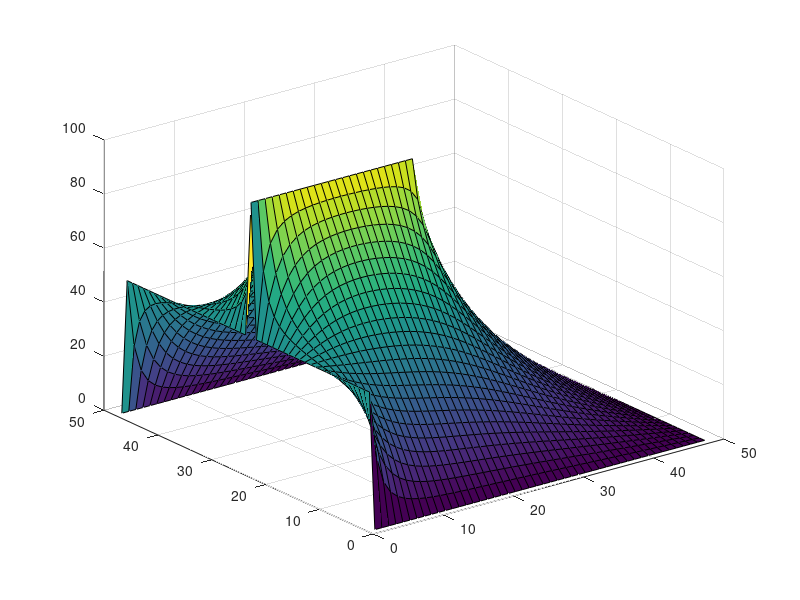
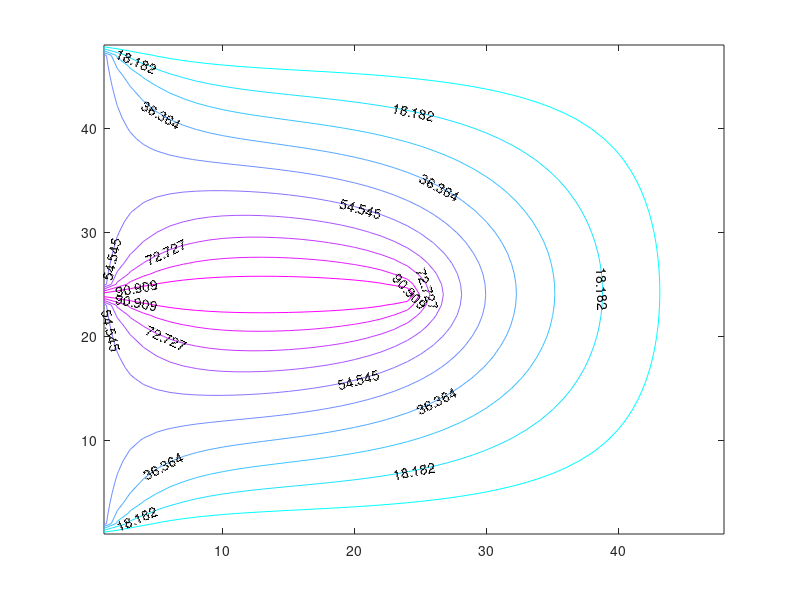
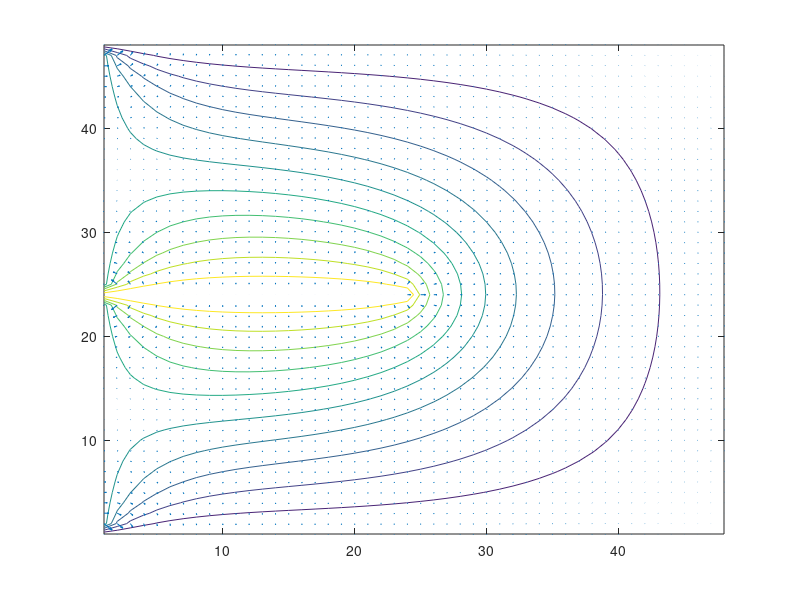

Write MATLAB code to recreate these figures, in order.
clear
clc
VOut=0;%voltage on outer conductor
V=100.0;%voltage on inner conductor
NumberOfXPoints=48; %number of points in the x direction
NumberOfYPoints=NumberOfXPoints; %number of points in the y direction
NumberOfUnKnowns=NumberOfXPoints*NumberOfYPoints; %this is the total number of unknowns
A=zeros(NumberOfUnKnowns, NumberOfUnKnowns); %this is the matrix of coefficients
b=zeros(NumberOfUnKnowns,1);%this is the right hand side vector

jleft=(NumberOfXPoints)/2;%index of inner conductor left side
ibottom=(NumberOfYPoints)/2;%index of inner conductor Bottom side

EquationCounter=1; %this is the counter of the equations
for i=1:NumberOfXPoints %repeat for all rows
    for j=1:NumberOfYPoints %repeat for all columns
        if(j==jleft && i<=ibottom)%V=100 for j/2
            A(EquationCounter, EquationCounter)=1;
            b(EquationCounter,1)=V;
            
        elseif ((j==1) && (i<NumberOfXPoints))
            A(EquationCounter, EquationCounter)=1;
            b(EquationCounter,1)=0;
            
            elseif ((j==NumberOfYPoints) && (i<NumberOfXPoints))
            A(EquationCounter, EquationCounter)=1;
            b(EquationCounter,1)=0;
            
            elseif (i==NumberOfXPoints)
            A(EquationCounter, EquationCounter)=1;
            b(EquationCounter,1)=0;
            
            elseif (i==1) && (j<jleft)
            A(EquationCounter, EquationCounter)=1;
            b(EquationCounter,1)=50;
            
            elseif (i==1) && (j>jleft)
            A(EquationCounter, EquationCounter)=1;
            b(EquationCounter,1)=50;
         
        else
           
            A(EquationCounter, EquationCounter)=-4;
            if(j==1) %this is the first column
                b(EquationCounter)=b(EquationCounter)-VOut; % left point is on boundary
            else%store the coefficient of the left point
                A(EquationCounter,EquationCounter-1)=1.0;
            end
            if(j==NumberOfYPoints) % this is the last column
                b(EquationCounter)= b(EquationCounter)-VOut;%on right boundary
            else %store coefficient of right boundary
                A(EquationCounter, EquationCounter+1)=1.0;
            end
            if(i==1) % this is the first row
                b(EquationCounter)=b(EquationCounter)-50; %top point is on boundary
            else %store coefficient of top point
                A(EquationCounter, EquationCounter-NumberOfXPoints)=1;
            end
            if((i==NumberOfXPoints)) % this is the last row
                b(EquationCounter)=b(EquationCounter)-VOut; %bottom point is on boundary
            else%store coefficient of bottom point
                A(EquationCounter, EquationCounter+NumberOfXPoints)=1.0;
            end
        end
        EquationCounter=EquationCounter+1;
    end
end
V=A\b; %obtain the vector of voltages
V_Square=reshape(V, NumberOfXPoints, NumberOfYPoints);%convert values into a rectangular matrix
surf(V_Square); %obtain the surface figure
figure;
[C,h] = contour(V_Square);% obtain the contour figure
set(h,'ShowText','on','TextStep',get(h,'LevelStep')*2)
colormap cool;
figure;
contour(V_Square);
[px,py] = gradient(V_Square);
hold on, quiver(-px,-py), hold off %obtain the electric field map by using E=-Gradient(V)